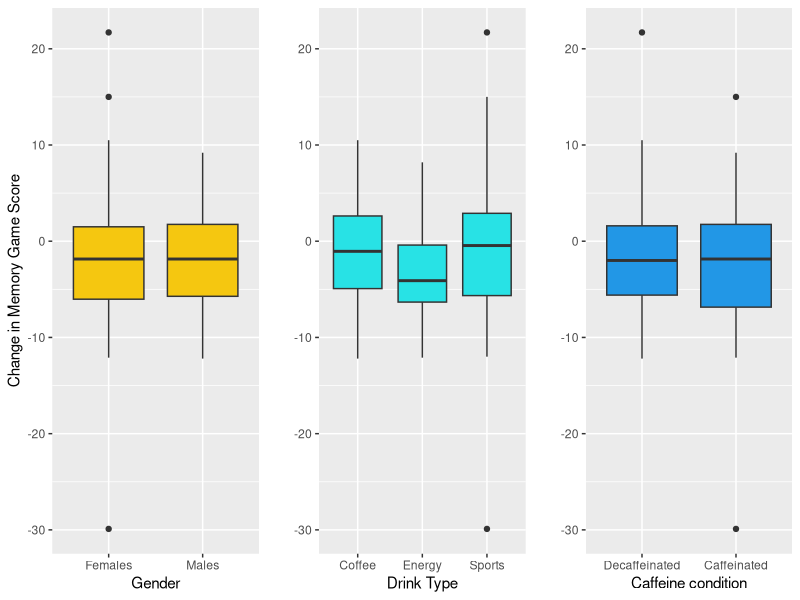
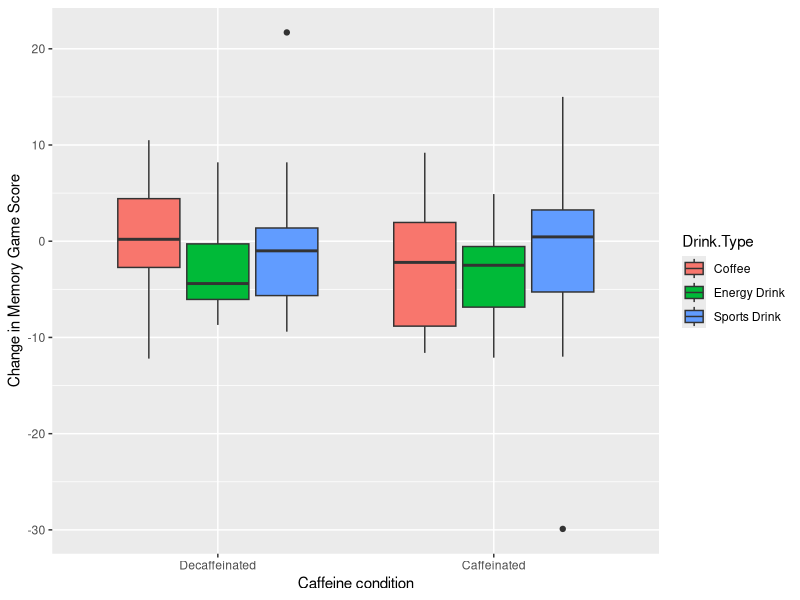
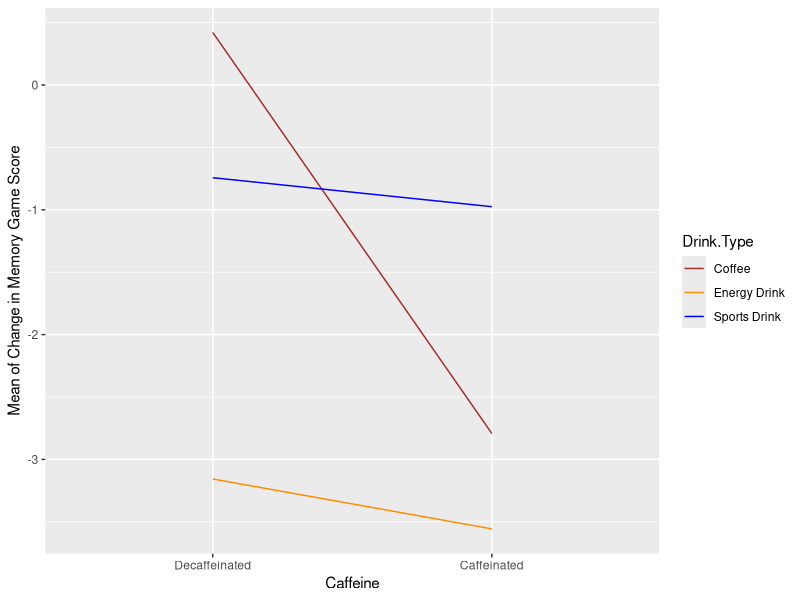
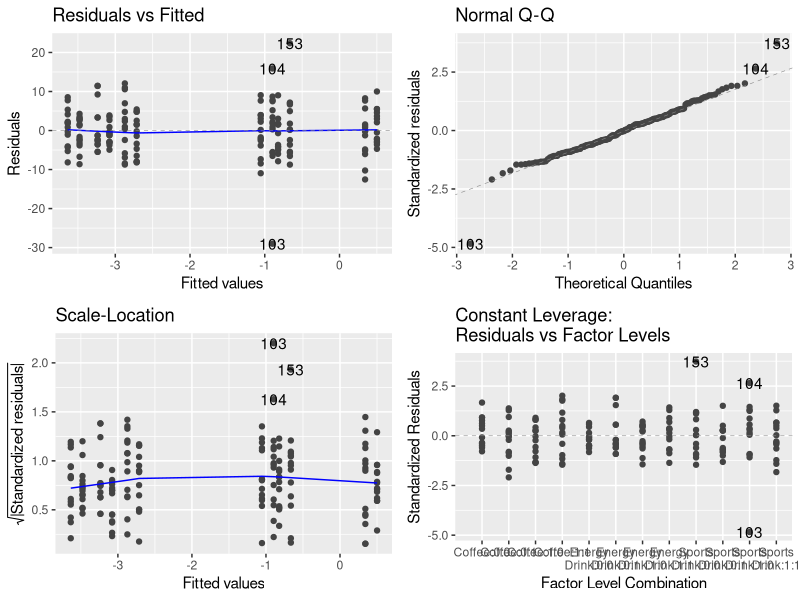
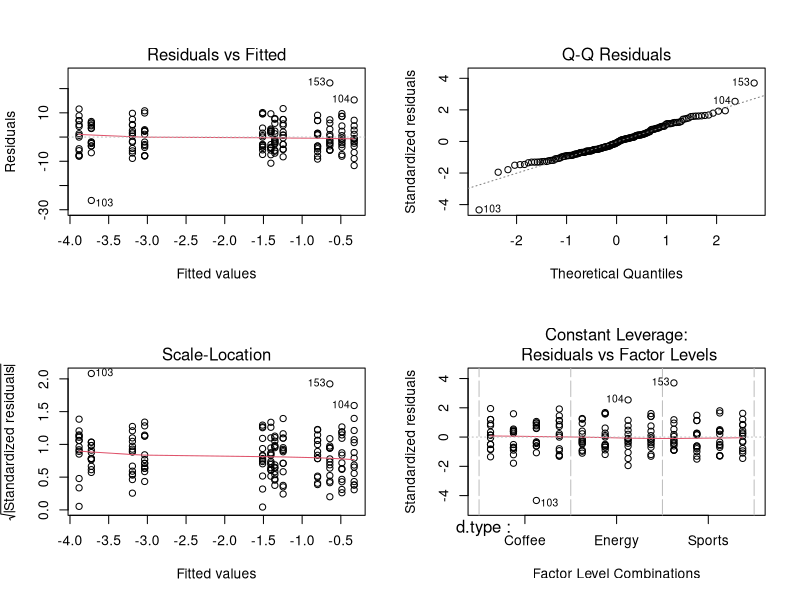

Here is the R script that generated these plots, in order:
## ---- chunk 1
knitr::opts_chunk$set(echo = TRUE)
## ---- chunk 2
caffeine <- read.csv("101BFinalProj.csv")
head(caffeine)
## ---- chunk 3
dim(caffeine)
colnames(caffeine)
## ---- chunk 4
caffeine$gender <- ifelse(caffeine$gender == "F", 0, 1)
caffeine$gender <- as.factor(caffeine$gender)

caffeine$Caffeine <- ifelse(caffeine$Caffeine == "Caffeinated ", 1, 0)
caffeine$Caffeine <- as.factor(caffeine$Caffeine)

head(caffeine)
## ---- chunk 5
library(ggplot2)
gender_boxplot <- ggplot(caffeine, aes(x = gender, y = change)) +
  geom_boxplot(fill = 15) +
  xlab("Gender") +
  ylab("Change in Memory Game Score") +
  scale_x_discrete() + scale_x_discrete(labels = c("Females", "Males"))

  
Drink_boxplot <- ggplot(caffeine, aes(x = Drink.Type, y = change)) +
  geom_boxplot(fill = 5) +
  xlab("Drink Type") +ylab("") +  scale_x_discrete(labels = c("Coffee", "Energy", "Sports"))


Caffeine_boxplot <- ggplot(caffeine, aes(x = Caffeine, y = change)) +
  geom_boxplot(fill = 20) +
  xlab("Caffeine condition") + ylab ("")  + scale_x_discrete(labels = c("Decaffeinated", "Caffeinated"))

  

library(gridExtra)
grid.arrange(gender_boxplot, Drink_boxplot, Caffeine_boxplot, ncol = 3)

## ---- chunk 6
across_caf_boxplot <- ggplot(caffeine, aes(x = Caffeine, y = change)) +
  geom_boxplot(aes(fill = Drink.Type))+
  xlab("Caffeine condition") + ylab ("")  + scale_x_discrete(labels = c("Decaffeinated", "Caffeinated")) +ylab("Change in Memory Game Score")

across_caf_boxplot
## ---- chunk 7
ggplot(caffeine, aes(x = Caffeine, y = change, 
                     shape = Drink.Type,
                     group = Drink.Type,
                     color = Drink.Type)) +
  stat_summary(fun = "mean", geom = "line") +
  scale_color_manual(values = c("brown", "darkorange", "blue"))+
  scale_x_discrete(labels = c("Decaffeinated", "Caffeinated")) + ylab("Mean of Change in Memory Game Score")
## ---- chunk 8
library(ggfortify)
autoplot(aov(change ~ Drink.Type*Caffeine + gender, data = caffeine))
## ---- chunk 9
d.type <- rep(rep(c("Coffee", "Energy", "Sports"), 14),4)
par(mfrow = c(2,2))

plot(aov(change ~ d.type*Caffeine + gender, data = caffeine))
## ---- chunk 10
summary(aov(change ~ Drink.Type*Caffeine + gender, data = caffeine))
## ---- chunk 11
TukeyHSD(aov(change ~ Drink.Type*Caffeine + gender, data = caffeine))
